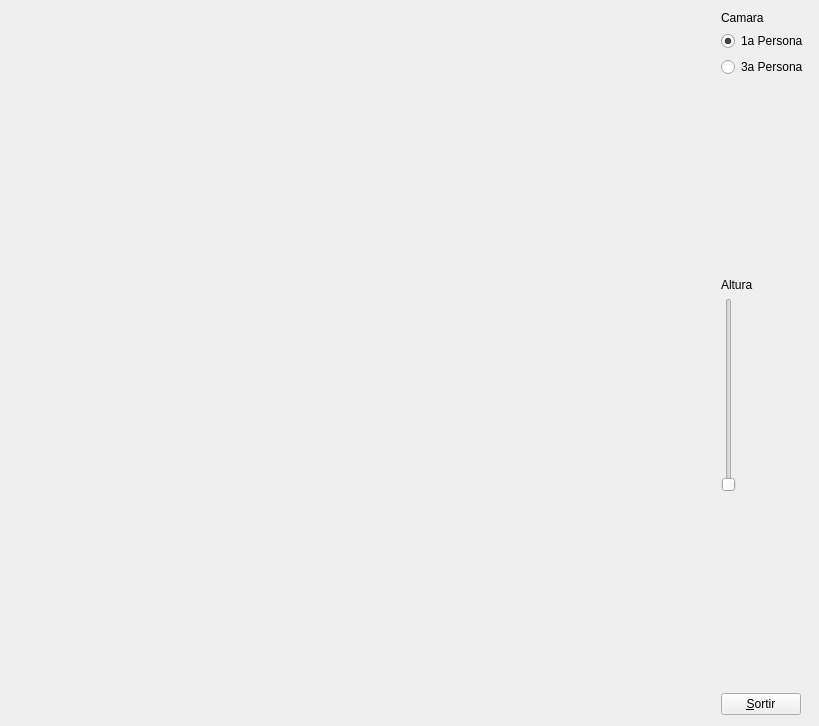
<?xml version="1.0" encoding="UTF-8"?>
<ui version="4.0">
 <class>MyForm</class>
 <widget class="QWidget" name="MyForm">
  <property name="geometry">
   <rect>
    <x>0</x>
    <y>0</y>
    <width>819</width>
    <height>726</height>
   </rect>
  </property>
  <property name="windowTitle">
   <string>IDI-Lab</string>
  </property>
  <layout class="QHBoxLayout" name="horizontalLayout">
   <item>
    <widget class="MyGLWidget" name="widget" native="true">
     <property name="sizePolicy">
      <sizepolicy hsizetype="Expanding" vsizetype="Expanding">
       <horstretch>0</horstretch>
       <verstretch>0</verstretch>
      </sizepolicy>
     </property>
    </widget>
   </item>
   <item>
    <layout class="QVBoxLayout" name="verticalLayout">
     <item>
      <widget class="QLabel" name="label">
       <property name="text">
        <string>Camara</string>
       </property>
      </widget>
     </item>
     <item>
      <widget class="QRadioButton" name="radioButton">
       <property name="text">
        <string>1a Persona</string>
       </property>
       <property name="checked">
        <bool>true</bool>
       </property>
      </widget>
     </item>
     <item>
      <widget class="QRadioButton" name="radioButton_2">
       <property name="text">
        <string>3a Persona</string>
       </property>
      </widget>
     </item>
     <item>
      <spacer name="verticalSpacer_2">
       <property name="orientation">
        <enum>Qt::Vertical</enum>
       </property>
       <property name="sizeHint" stdset="0">
        <size>
         <width>20</width>
         <height>40</height>
        </size>
       </property>
      </spacer>
     </item>
     <item>
      <widget class="QLabel" name="label_2">
       <property name="text">
        <string>Altura</string>
       </property>
      </widget>
     </item>
     <item>
      <widget class="QSlider" name="verticalSlider">
       <property name="maximum">
        <number>6</number>
       </property>
       <property name="orientation">
        <enum>Qt::Vertical</enum>
       </property>
      </widget>
     </item>
     <item>
      <spacer name="verticalSpacer">
       <property name="orientation">
        <enum>Qt::Vertical</enum>
       </property>
       <property name="sizeHint" stdset="0">
        <size>
         <width>20</width>
         <height>40</height>
        </size>
       </property>
      </spacer>
     </item>
     <item>
      <widget class="QPushButton" name="pushButton">
       <property name="sizePolicy">
        <sizepolicy hsizetype="Fixed" vsizetype="Fixed">
         <horstretch>0</horstretch>
         <verstretch>0</verstretch>
        </sizepolicy>
       </property>
       <property name="text">
        <string>&amp;Sortir</string>
       </property>
      </widget>
     </item>
    </layout>
   </item>
  </layout>
 </widget>
 <customwidgets>
  <customwidget>
   <class>MyGLWidget</class>
   <extends>QWidget</extends>
   <header>MyGLWidget.h</header>
   <container>1</container>
   <slots>
    <signal>changeAlt(int)</signal>
    <signal>s_c1()</signal>
    <signal>s_c3()</signal>
    <slot>cam1()</slot>
    <slot>cam3()</slot>
    <slot>altu(int)</slot>
   </slots>
  </customwidget>
 </customwidgets>
 <resources/>
 <connections>
  <connection>
   <sender>pushButton</sender>
   <signal>clicked()</signal>
   <receiver>MyForm</receiver>
   <slot>close()</slot>
   <hints>
    <hint type="sourcelabel">
     <x>788</x>
     <y>715</y>
    </hint>
    <hint type="destinationlabel">
     <x>839</x>
     <y>529</y>
    </hint>
   </hints>
  </connection>
  <connection>
   <sender>radioButton</sender>
   <signal>clicked()</signal>
   <receiver>widget</receiver>
   <slot>cam1()</slot>
   <hints>
    <hint type="sourcelabel">
     <x>743</x>
     <y>48</y>
    </hint>
    <hint type="destinationlabel">
     <x>589</x>
     <y>44</y>
    </hint>
   </hints>
  </connection>
  <connection>
   <sender>radioButton_2</sender>
   <signal>clicked()</signal>
   <receiver>widget</receiver>
   <slot>cam3()</slot>
   <hints>
    <hint type="sourcelabel">
     <x>737</x>
     <y>81</y>
    </hint>
    <hint type="destinationlabel">
     <x>631</x>
     <y>72</y>
    </hint>
   </hints>
  </connection>
  <connection>
   <sender>widget</sender>
   <signal>changeAlt(int)</signal>
   <receiver>verticalSlider</receiver>
   <slot>setValue(int)</slot>
   <hints>
    <hint type="sourcelabel">
     <x>641</x>
     <y>281</y>
    </hint>
    <hint type="destinationlabel">
     <x>715</x>
     <y>486</y>
    </hint>
   </hints>
  </connection>
  <connection>
   <sender>verticalSlider</sender>
   <signal>sliderMoved(int)</signal>
   <receiver>widget</receiver>
   <slot>altu(int)</slot>
   <hints>
    <hint type="sourcelabel">
     <x>712</x>
     <y>418</y>
    </hint>
    <hint type="destinationlabel">
     <x>616</x>
     <y>222</y>
    </hint>
   </hints>
  </connection>
  <connection>
   <sender>widget</sender>
   <signal>s_c1()</signal>
   <receiver>radioButton</receiver>
   <slot>click()</slot>
   <hints>
    <hint type="sourcelabel">
     <x>674</x>
     <y>24</y>
    </hint>
    <hint type="destinationlabel">
     <x>762</x>
     <y>38</y>
    </hint>
   </hints>
  </connection>
  <connection>
   <sender>widget</sender>
   <signal>s_c3()</signal>
   <receiver>radioButton_2</receiver>
   <slot>click()</slot>
   <hints>
    <hint type="sourcelabel">
     <x>642</x>
     <y>130</y>
    </hint>
    <hint type="destinationlabel">
     <x>759</x>
     <y>76</y>
    </hint>
   </hints>
  </connection>
 </connections>
</ui>
